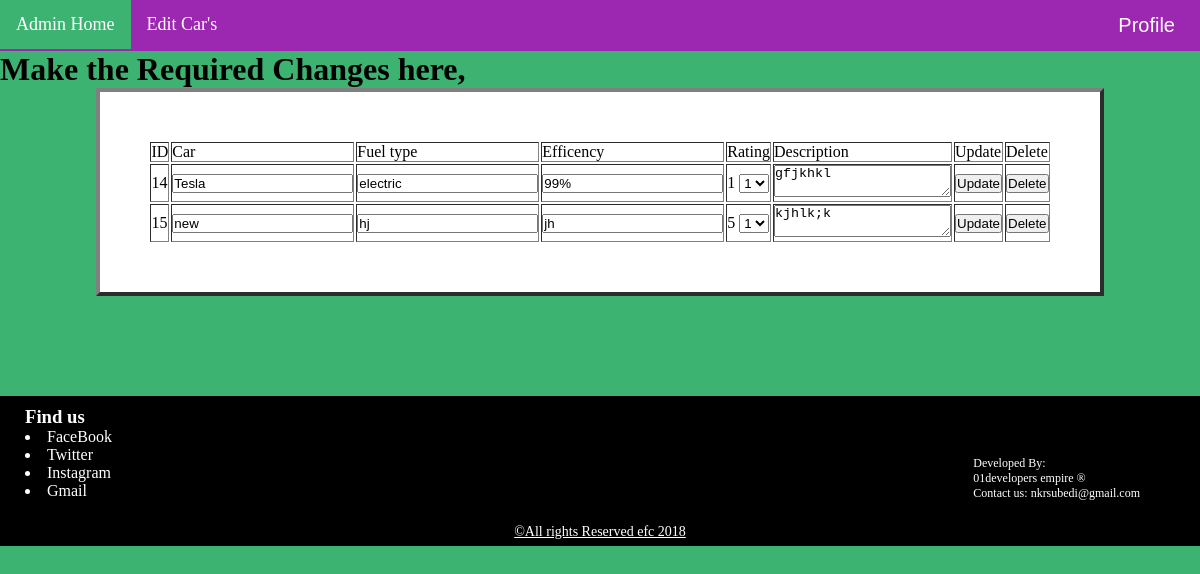
The page /editcar.php (signed in) on the database its author committed.
### tables this page shows
CREATE TABLE `car_table` (
  `id` int(11) NOT NULL,
  `car` varchar(100) NOT NULL,
  `fueltype` text NOT NULL,
  `efficiency` varchar(100) NOT NULL,
  `ratings` int(11) NOT NULL,
  `description` text NOT NULL,
  `imagepath` varchar(300) NOT NULL,
  `extension` varchar(20) NOT NULL,
  `newpath` varchar(300) NOT NULL
);

### actions/connections.php (called while the page is built, shortened)
<?php
class Connection
{
  private $username="root";
  private $hostname="localhost";
  private $password="";
  private $dbname="ecofriendlycars";
  public function __construct()
  {
    $this->conn = mysqli_connect($this->hostname,$this->username,$this->password,$this->dbname);
  }
}
?>

### actions/user.php (called while the page is built, shortened)
<?php
require("connections.php");
class carupload extends connection
{
  	public function Retrival()
    {
      $getCar="select * from car_table";
      $dwcar=mysqli_query($this->conn,$getCar);
      return $dwcar;
    }
}
?>

### editcar.php (the view, shortened to what this page needs)
<?php
require("actions/user.php");
$carObj= new carupload;
$retrived = $carObj->Retrival();
?>
<!DOCTYPE html>
<html>
<head>
	<link type="text/css" rel="stylesheet" href="CSS/users.css">
</head>
<body>
	<div class="navbar">
  <a class="active" href="adminpannel.php">Admin Home</a>
  <a href="editcar.php">Edit Car's</a>
  <div class="dropdown" style="float: right">
    <button class="dropbtn">Profile
    </button>
  </div>
</div>
<div class="Ctable" style="margin: auto;">
	<h1>Make the Required Changes here,</h1>
    <table border="4" style="margin: auto; padding: 4%; background-color: #fff; color: #000; font-family:verdana;">
        <tr class="td1">
          <td>ID</td>
          <td>Car</td>
          <td>Fuel type</td>
          <td>Efficency</td>
          <td>Rating</td>
          <td>Description</td>
          <td>Update</td>
          <td>Delete</td>
        </tr>
    <?php
         foreach ($retrived as $setdata)
         {
    ?>
    <tr>
          <form method="post" action="actions/operation.php">
          <td><?php echo $setdata['id']; ?></td>
          <td><input type="text" name="Rname" value="<?php echo $setdata['car']; ?>" required=""></td>
          <td><input type="text" name="Rfuel" value="<?php echo $setdata['fueltype']; ?>" required=""></td>
          <td><input type="text" name="Reffciency" value="<?php echo $setdata['efficiency']; ?>" required=""></td>
          <td><label><?php echo $setdata['ratings'] ?></label>
          	<select name="Nrating">
          	<?php
          	 for ($p=1; $p<6; $p++)
          	 {
	          ?>
	          <option><?php echo $p; ?></option>
	         <?php } ?>
	          </select>
	      </td>
	       <td><textarea name="Rdescription" required=""><?php echo $setdata['description']; ?></textarea></td>
	       <td><input type="submit" name="Cupdate" value="Update"></td>
          <td><input type="submit" name="Cdelete" value="Delete"></td>
      </form>
    </tr>
  <?php } ?>
</table>
</div>
<footer>
<div style="width: 100%; height: 150px; background-color: #000; margin-top: 100px; color: #fff">
<div style="padding-top:10px; padding-left: 25px; font-family: verdana; float: left; ">
<h3>Find us</h3>
  <li>FaceBook</li>
  <li>Twitter</li>
  <li>Instagram</li>
  <li>Gmail</li>
</div>
<div style="float: right; margin-top: 60px; margin-right: 60px; font-size: 12px;">
  <p>Developed By: </p>
  01developers empire &reg; <br/>
   Contact us: nkrsubedi@gmail.com
</div>
<div style=" float: left; width: 100%; margin-top: 23px; text-align: center; font-size: 14px;">
  <u> &copy;All rights Reserved efc 2018</u>
</div>
</div>
</footer>
</body>
</html>

### CSS/users.css (style rules this page uses)
* { margin: 0; padding: 0; }
body { background-color: #3CB371; }
.navbar { overflow: hidden; background-color: #9C27B0; font-family: verdana; font-size: 18px; }
.navbar a { float: left; color: white; text-align: center; padding: 14px 16px; text-decoration: none; }
.dropdown .dropbtn { font-size: 20px; border: none; outline: none; color: white; padding: 14px 25px; background-color: inherit; }

### rows shown on the page
car_table: id "14", Rname "Tesla", Rfuel "electric", Reffciency "99%", ratings "1", Rdescription "gfjkhkl"
car_table: id "15", Rname "new", Rfuel "hj", Reffciency "jh", ratings "5", Rdescription "kjhlk;k"

### other values the page prints
form field Nrating "1"
